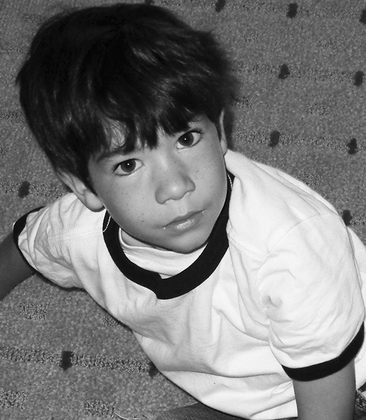
%> input picture Assignment 5/boy.tif, 366 x 420 px, shrunk from 600 x 688 before the run
$ octave P_5_7_b.m   (GNU Octave 9; MATLAB toolbox functions it lacks are replaced by stand-ins)
%> lines starting %> are read from the running program, lines starting %| are printed output that depends on the picture
### Assignment 5/motionBlurTF4e.m
function H = motionBlurTF4e(P,Q,a,b,T)
for u=1:P
    for v=1:Q
        %Centering
        x=u-ceil(P/2); y=v-ceil(Q/2);
        m=pi*((x*a)+(y*b)+(10^-20)); %Adding a small value for equal cases
        H(u,v)=(T/m)*(sin(m))*(exp(-1j*m));
    end
end

### Assignment 5/intScaling4e.m
function g = intScaling4e(f,mode,type)
[r,c,n]=size(f);
M0=min(min(f));
%disp(M0)
M1=max(max(f));
%disp(M1)
h=zeros(r,c);
g=zeros(r,c);
if n==3
   f=rgb2gray(f);
end

if mode=="default"
    if M0<0
        mode="full";
    end
    if M0>=0 && M1>1
        for i=1:r
            for j=1:c
                g(i,j)=f(i,j)/M1;

            end
        end

    end
    if M0==0 && M1==1
        for i=1:r
            for j=1:c
                g(i,j)=f(i,j);
            end
        end
    end
end

if mode=="full"
    if type=="integer"
        K=255;
        for i=1:r
            for j=1:c
                h(i,j)=f(i,j)-M0;
                g(i,j)=floor(K*h(i,j)/M1);
            end
        end
        g=uint8(g);
    end
   if type=="floating"
        K=1;
       for i=1:r
            for j=1:c
                h(i,j)=f(i,j)-M0;
                g(i,j)=(K*h(i,j)/M1);
            end
       end
   end
end

if n==3
   g=gray2rgb(g);
end

### Assignment 5/dftFiltering4e.m
function g = dftFiltering4e(f,H,padmode,scaling)
[m,n]=size(f); %Obtaining padding sizes

%Padding
if padmode=="replicate"
    fp= padarray(f,[m,n],'replicate','post');
end
if padmode==""
    fp= padarray(f,[m,n],'replicate','post');
end
if padmode=="zeros"
    fp= padarray(f,[m,n],0,'post');
end

if padmode=="none"
    fp= f;
end

%Centering the image
fp_centered = minusOne4e(fp);

%Computing DFT
fp_DFT=fft2(fp_centered);

% [7 lines of commented-out code are left out]
G=fp_DFT.*H;

%Computing IDFT of G
gp=ifft2(G);
%gp=real(gp);
%gp=real(gp);

%Decentering
gp_dc=minusOne4e(gp);

%Stripping the padding
%g1=gp_dc(1:m,1:n);
g1=gp_dc;

%Output scaling
if scaling=="yes"
    g=intScaling4e(g1,"full","floating");
end

if scaling=="no"
    g=g1;
end

if scaling==""
    g=g1;
end


### Assignment 5/minusOne4e.m
function g = minusOne4e(f)
[r,c]=size(f);
%floating point check
check=isa(f,'double');

if check ==0
    disp("The input image must be in floating point range")
end

if check ==1
    %Centering
    for i=1:r
        for j=1:c
            g(i,j)=((-1)^(i+j))*f(i,j);
        end
    end
end

### Assignment 5/P_5_7_b.m
clc; clear all;
f=imread('boy.tif');
%> f is the input picture: size 420x366 uint8; min 0, max 255, mean 122.3
subplot(1,3,1); imshow(f); title("Original Image")
[m,n]=size(f);
%> m = 420; n = 366
P=m;  Q=n;  %Setting transfer function size
%> after `P=m`: P = 420
%> after `Q=n`: Q = 366
H=motionBlurTF4e(P,Q,0.1,0.1,1);
subplot(1,3,2)
imshow(log(1+abs(H)),[])
title("Spectrum of Blurring Transfer function")

%filtering the image f with H
f=double(f);
%> f: size 420x366 double
f1=intScaling4e(f,"default","floating"); %Scaling input
%> in intScaling4e, `M0=min(min(f));`: M0 = 0
%> in intScaling4e, `M1=max(max(f));`: M1 = 255
output=dftFiltering4e(f1,H,"none","");  %No padding
%> after the loop in minusOne4e, `for i=1:r`:
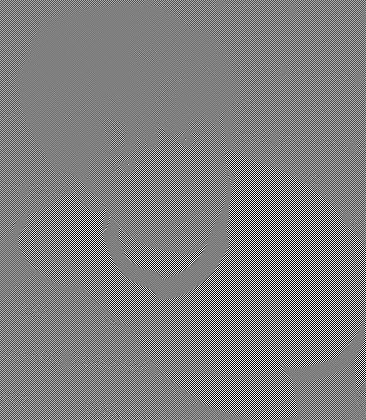
%> g: size 420x366 double; min -1, max 1, mean -3.81e-05; drawn with min black and max white
subplot(1,3,3)
imshow(output,[])
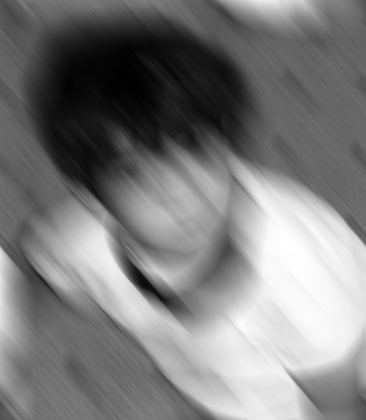
%> displayed picture: size 420x366, on the screen's scale of 0 to 255; min 0, max 255, mean 124
title("Blurring original image with H")
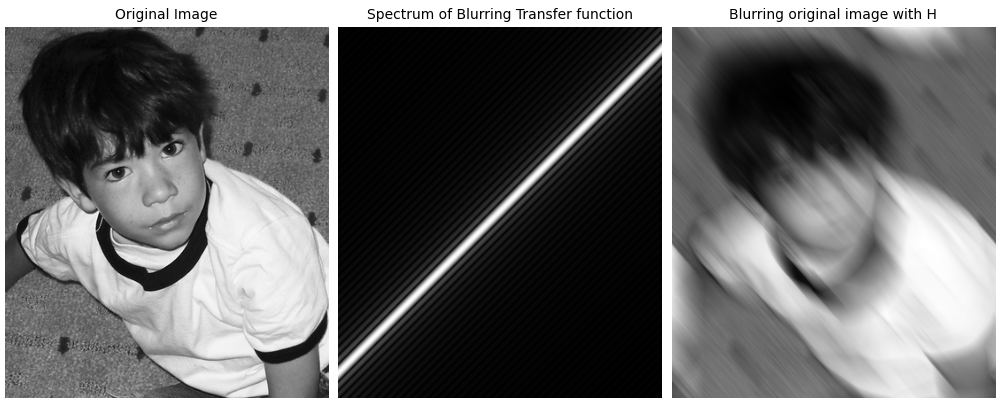
%> figure redrawn from the program's plot data, 3 panels
